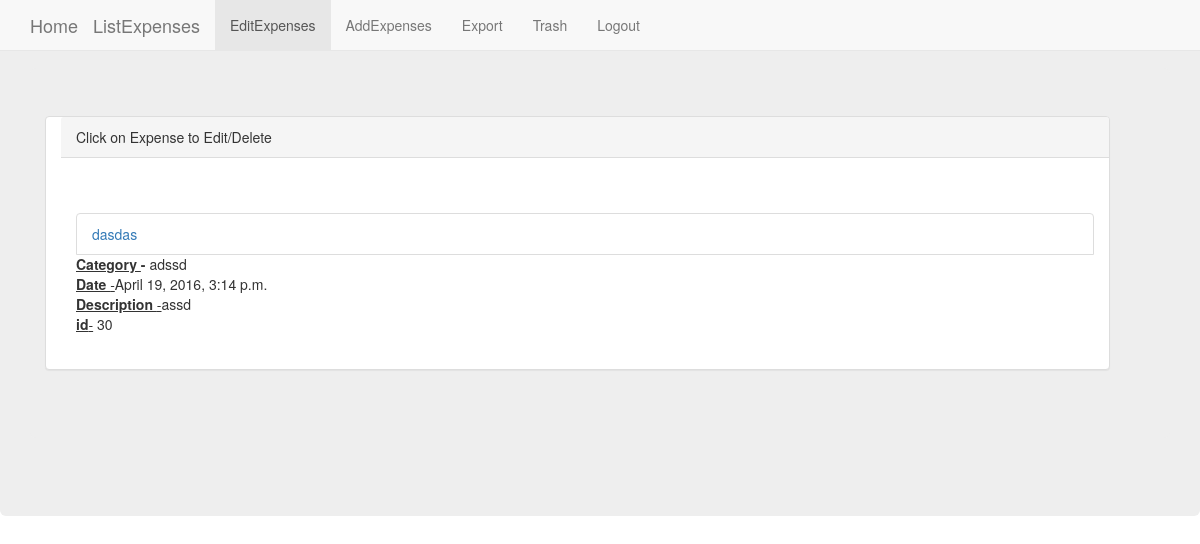
/expenses/detail/, run on the app's committed database.
### expenses/models.py (models this page shows)
class Expenses(models.Model):
	title = models.CharField(max_length = 120)
	category = models.CharField(max_length = 120)
	date = models.DateTimeField(auto_now = True, auto_now_add = False)
	description = models.TextField()
	deleted =  models.TextField()
	def __unicode__(self):
		return self.title
	def __str__(self):
 		return self.title
 	def get_absolute_url(self):
 		return "/expenses/list/%s" %(self.id)
 	def get_absolute_url_delete(self):
 		return "/expenses/delete/%s" %(self.id)

### expenses/views.py (the view)
def expenses_detail(request):
	querylist = Expenses.objects.filter(deleted= "").order_by("-date")
	context = {"querylist" : querylist
	}
	return render(request, "expenses_templates/detail_expenses.html", context)

### templates/expenses_templates/detail_expenses.html (shortened to what this page needs)
<!DOCTYPE html>
<html>
<head>
	{% include "expenses_templates/expenses_header.html"%}
    <link rel="stylesheet" href="http://maxcdn.bootstrapcdn.com/bootstrap/3.3.6/css/bootstrap.min.css">
</head>
<body>
<div class="jumbotron" style="border-radius: 6px">
        <div class="container" style="padding-left :15px ; text align: justify; text-justify:auto;" >
            <div class= "jumbotron" style="padding-left :15px ; text align: justify; text-justify:auto; background: " >
<div class="panel panel-default" style="padding-left :15px">
  <div class="panel-heading">Click on Expense to Edit/Delete</div>
  <div class="panel-body" style="padding-left :15px">
{% for obj in querylist  %}<br/>
  <ul class="list-group">
    <li class="list-group-item"><a href= '{% url "edit_expense" id=obj.id %}'>{{ obj.title }}</a><br/></li>
<b><u>Category  </u> -</b> {{obj.category}}<br/>
<b><u>Date  </b>-</u>{{obj.date}}<br/>
<b><u>Description </b>-</u>{{obj.description}}<br/>
<b><u> id</b>-</u> {{obj.id}}
{% endfor %}
  </ul>
</div>
</div>
</div>
</div>
</body>
</html>

### data on the page
Expenses: title "dasdas", category "adssd", date "April 19, 2016, 3:14 p.m.", description "assd", id "30"
